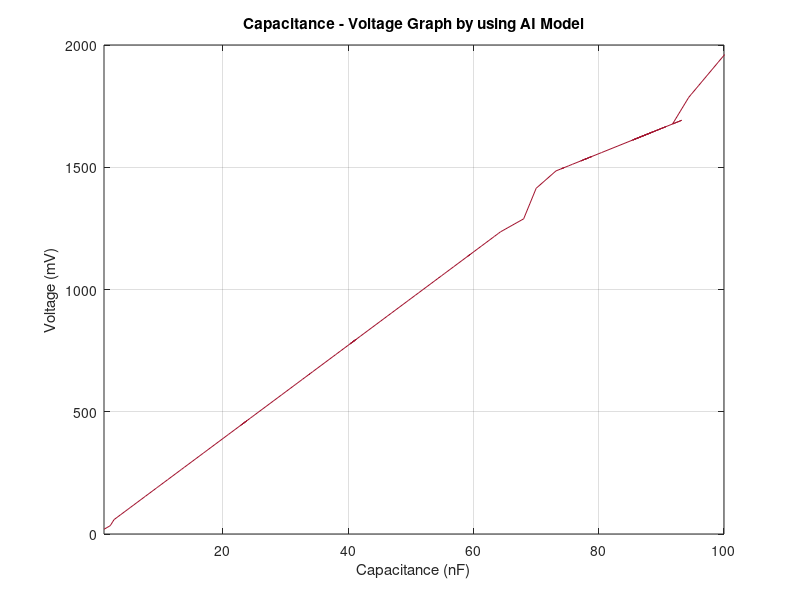
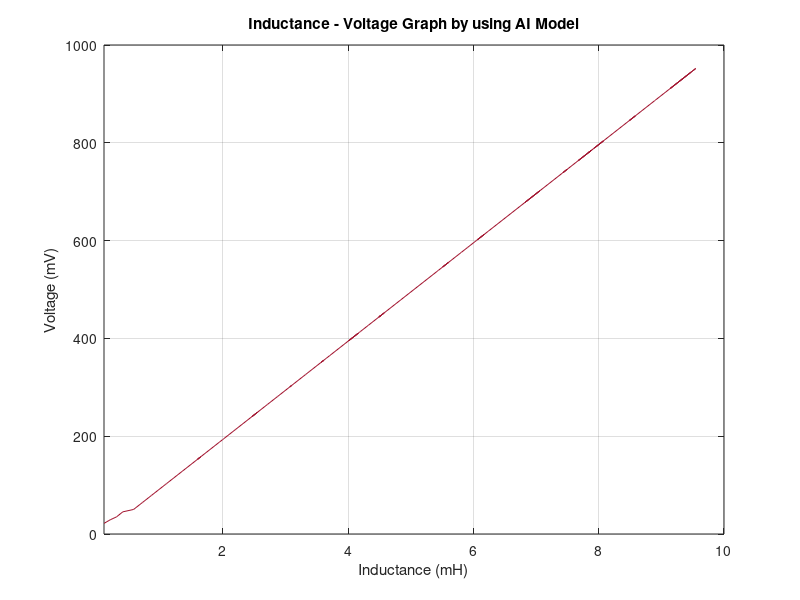

The MATLAB source for these figures, in order:
clc;
close all;
clear all;
%%
a = [1 2 0.05243057 0.01599693 0.09697462 0.03274135 0.00995367];
b = [1 2 -0.48123936 47.388153 -70.84042 35.895294 0.07272635];
%%
voltage_cap1 = [58.9 78.1 99.1 108 119 154 188 190 194 222 264 273 303 326 331 336 338 397 407 456 464 446 474 481 543 569 574 611 623 632 655 652 664 734 750 790 785 786 797 778 808 811 871 891 904 956 976 987 1030 1050 1048 1054 1056 1064 1065 1093 1137 1144 1137 1178 1185 1217 1230 1235 1236];
voltage_cap2 = [1289 1350 1414];
voltage_cap3 = [1485 1498 1494 1506 1508 1512 1535 1533 1544 1526 1551 1560 1560 1587 1627 1644 1611 1666 1612 1644 1692 1678 1677];
voltage_cap4 = [1786 1799 1833 1864 1890 1930 1962];
%%
cap_val1 = a(1);
cap_val2 = a(2);
cap_val3 = a(3).*voltage_cap1 + b(3);
cap_val4 = a(4).*voltage_cap2 + b(4);
cap_val5 = a(5).*voltage_cap3 + b(5);
cap_val6 = a(6).*voltage_cap4 + b(6);
volt_cap = [19.3 34.1 voltage_cap1 voltage_cap2 voltage_cap3 voltage_cap4];
val_cap = [cap_val1 cap_val2 cap_val3 cap_val4 cap_val5 cap_val6];

figure (1)
plot(val_cap,volt_cap,"color","#A2142F");
title("Capacitance - Voltage Graph by using AI Model");
ylabel("Voltage (mV)");
xlabel("Capacitance (nF)");
xlim([1 100]);
grid on;
%%
voltage_ind1 = [50.2 64.4 71.5 78.9 89.3 101 103 115 128 133 158 153 156 188 192 193 195 214 247 249 246 240 244 265 281 303 301 326 332 355 351 359 362 365 411 395 411 412 413 414 427 452 448 444 447 444 452 479 526 537 539 551 555 546 571 576 586 600 613 610 602 619 702 678 685 738 746 739 765 784 764 782 785 780 804 789 794 849 855 855 846 886 886 887 904 922 930 932 931 911 946 952 951 933 930 943];
%%
ind_val1 = a(7)*voltage_ind1 + b(7);
volt_ind = [21.7 29.1 35 45.3 voltage_ind1];
val_ind = [0.1 0.2 0.3 0.4 ind_val1];

figure (2)
plot(val_ind,volt_ind,"color","#A2142F");
title("Inductance - Voltage Graph by using AI Model");
ylabel("Voltage (mV)");
xlabel("Inductance (mH)");
xlim([0.1 10]);
grid on;








